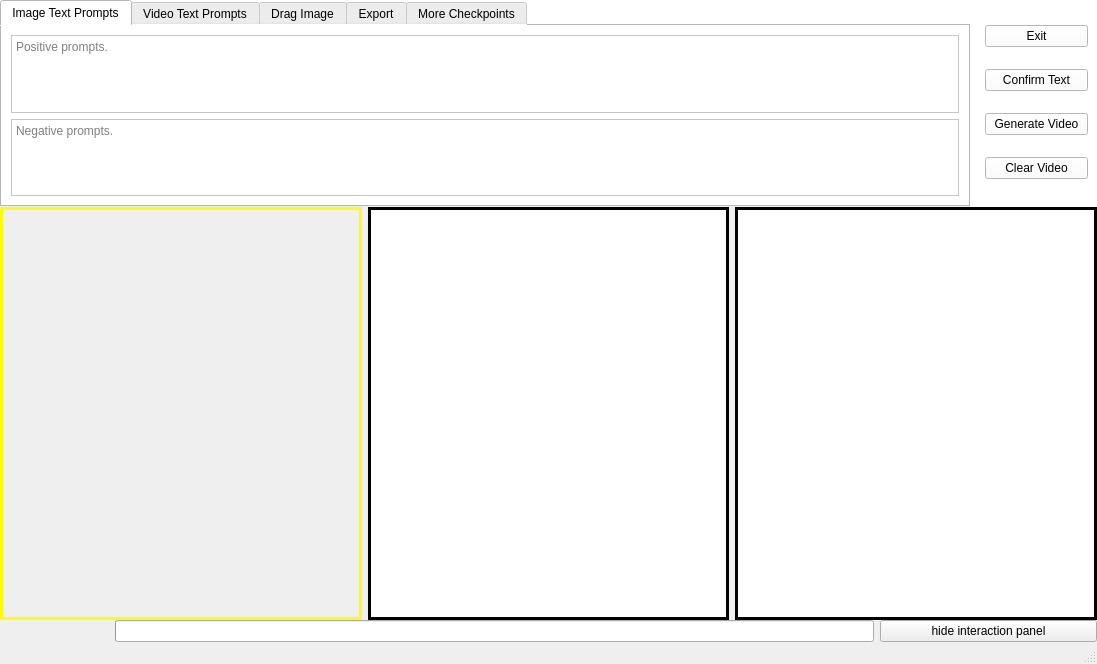
<?xml version="1.0" encoding="UTF-8"?>
<ui version="4.0">
 <class>MainWindow</class>
 <widget class="QMainWindow" name="MainWindow">
  <property name="geometry">
   <rect>
    <x>0</x>
    <y>0</y>
    <width>1097</width>
    <height>664</height>
   </rect>
  </property>
  <property name="windowTitle">
   <string>MainWindow</string>
  </property>
  <widget class="QWidget" name="centralwidget">
   <layout class="QVBoxLayout" name="verticalLayout" stretch="10,20,1">
    <property name="spacing">
     <number>0</number>
    </property>
    <property name="leftMargin">
     <number>0</number>
    </property>
    <property name="topMargin">
     <number>0</number>
    </property>
    <property name="rightMargin">
     <number>0</number>
    </property>
    <property name="bottomMargin">
     <number>0</number>
    </property>
    <item>
     <widget class="QWidget" name="controller" native="true">
      <property name="styleSheet">
       <string notr="true">background-color: rgb(255, 255, 255)</string>
      </property>
      <layout class="QHBoxLayout" name="horizontalLayout_2" stretch="8,1">
       <property name="leftMargin">
        <number>0</number>
       </property>
       <property name="topMargin">
        <number>0</number>
       </property>
       <property name="rightMargin">
        <number>0</number>
       </property>
       <property name="bottomMargin">
        <number>0</number>
       </property>
       <item>
        <widget class="QTabWidget" name="tabWidget">
         <property name="styleSheet">
          <string notr="true"/>
         </property>
         <property name="currentIndex">
          <number>0</number>
         </property>
         <widget class="QWidget" name="imageTextPromptTab">
          <attribute name="title">
           <string>Image Text Prompts</string>
          </attribute>
          <layout class="QVBoxLayout" name="verticalLayout_4" stretch="1,1">
           <item>
            <widget class="QTextEdit" name="imagePosPromptText">
             <property name="placeholderText">
              <string>Positive prompts.</string>
             </property>
            </widget>
           </item>
           <item>
            <widget class="QTextEdit" name="imageNegPromptText">
             <property name="placeholderText">
              <string>Negative prompts.</string>
             </property>
            </widget>
           </item>
          </layout>
         </widget>
         <widget class="QWidget" name="videoTextPromptTab">
          <attribute name="title">
           <string>Video Text Prompts</string>
          </attribute>
          <layout class="QVBoxLayout" name="verticalLayout_2" stretch="1,1">
           <property name="leftMargin">
            <number>11</number>
           </property>
           <property name="topMargin">
            <number>11</number>
           </property>
           <property name="rightMargin">
            <number>11</number>
           </property>
           <property name="bottomMargin">
            <number>11</number>
           </property>
           <item>
            <widget class="QTextEdit" name="videoPosPromptText">
             <property name="placeholderText">
              <string>Positive prompts.</string>
             </property>
            </widget>
           </item>
           <item>
            <widget class="QTextEdit" name="videoNegPromptText">
             <property name="placeholderText">
              <string>Negative prompts.</string>
             </property>
            </widget>
           </item>
          </layout>
         </widget>
         <widget class="QWidget" name="dragControlTab">
          <attribute name="title">
           <string>Drag Image</string>
          </attribute>
          <layout class="QHBoxLayout" name="horizontalLayout_3" stretch="1,1,1">
           <item>
            <widget class="QWidget" name="dragModelController" native="true">
             <layout class="QVBoxLayout" name="verticalLayout_5" stretch="1,1,1">
              <item>
               <widget class="QPushButton" name="dragModeOnButton">
                <property name="text">
                 <string>Drag Mode On</string>
                </property>
               </widget>
              </item>
              <item>
               <widget class="QPushButton" name="dragModeOffButton">
                <property name="text">
                 <string>Drag Mode Off</string>
                </property>
               </widget>
              </item>
              <item>
               <widget class="QComboBox" name="dragCheckpointBox"/>
              </item>
             </layout>
            </widget>
           </item>
           <item>
            <widget class="QWidget" name="dragDragController" native="true">
             <layout class="QVBoxLayout" name="verticalLayout_6" stretch="3,1">
              <property name="leftMargin">
               <number>0</number>
              </property>
              <property name="topMargin">
               <number>0</number>
              </property>
              <property name="rightMargin">
               <number>0</number>
              </property>
              <property name="bottomMargin">
               <number>0</number>
              </property>
              <item>
               <widget class="QWidget" name="dragDragButtons" native="true">
                <layout class="QGridLayout" name="gridLayout_2" rowstretch="1,1" columnstretch="1,1">
                 <property name="horizontalSpacing">
                  <number>7</number>
                 </property>
                 <item row="0" column="0">
                  <widget class="QPushButton" name="dragStartButton">
                   <property name="text">
                    <string>start</string>
                   </property>
                  </widget>
                 </item>
                 <item row="0" column="1">
                  <widget class="QPushButton" name="dragStopButton">
                   <property name="text">
                    <string>stop</string>
                   </property>
                  </widget>
                 </item>
                 <item row="1" column="0">
                  <widget class="QPushButton" name="dragAddPointButton">
                   <property name="text">
                    <string>add point</string>
                   </property>
                  </widget>
                 </item>
                 <item row="1" column="1">
                  <widget class="QPushButton" name="dragResetPointButton">
                   <property name="text">
                    <string>reset point</string>
                   </property>
                  </widget>
                 </item>
                </layout>
               </widget>
              </item>
              <item>
               <widget class="QWidget" name="dragStepViewer" native="true">
                <layout class="QHBoxLayout" name="horizontalLayout_4">
                 <item>
                  <widget class="QLabel" name="dragStepLabel">
                   <property name="text">
                    <string>steps: 0</string>
                   </property>
                   <property name="alignment">
                    <set>Qt::AlignCenter</set>
                   </property>
                  </widget>
                 </item>
                </layout>
               </widget>
              </item>
             </layout>
            </widget>
           </item>
           <item>
            <widget class="QWidget" name="dragMaskController" native="true">
             <layout class="QVBoxLayout" name="verticalLayout_7" stretch="1,1">
              <property name="leftMargin">
               <number>0</number>
              </property>
              <property name="topMargin">
               <number>0</number>
              </property>
              <property name="rightMargin">
               <number>0</number>
              </property>
              <property name="bottomMargin">
               <number>0</number>
              </property>
              <item>
               <widget class="QWidget" name="dragMaskButtons" native="true">
                <layout class="QGridLayout" name="gridLayout_3" rowstretch="1,1" columnstretch="1,1">
                 <item row="0" column="1">
                  <widget class="QPushButton" name="dragFixedAreaButton">
                   <property name="text">
                    <string>fixed area</string>
                   </property>
                  </widget>
                 </item>
                 <item row="0" column="0">
                  <widget class="QPushButton" name="dragFlexibleAreaButton">
                   <property name="text">
                    <string>flexible area</string>
                   </property>
                  </widget>
                 </item>
                 <item row="1" column="0">
                  <widget class="QPushButton" name="dragResetMaskButton">
                   <property name="text">
                    <string>reset mask</string>
                   </property>
                  </widget>
                 </item>
                 <item row="1" column="1">
                  <widget class="QCheckBox" name="dragShowMaskCheck">
                   <property name="text">
                    <string>show mask</string>
                   </property>
                  </widget>
                 </item>
                </layout>
               </widget>
              </item>
              <item>
               <widget class="QWidget" name="dragMaskBrush" native="true">
                <property name="sizePolicy">
                 <sizepolicy hsizetype="Ignored" vsizetype="Ignored">
                  <horstretch>0</horstretch>
                  <verstretch>0</verstretch>
                 </sizepolicy>
                </property>
                <layout class="QGridLayout" name="gridLayout_4" rowstretch="1,1" columnstretch="1,1,1,1">
                 <property name="sizeConstraint">
                  <enum>QLayout::SetDefaultConstraint</enum>
                 </property>
                 <item row="1" column="3">
                  <widget class="QLabel" name="dragMotionLambdaLabel">
                   <property name="text">
                    <string>Lambda</string>
                   </property>
                  </widget>
                 </item>
                 <item row="0" column="3">
                  <widget class="QLabel" name="dragMaskBrushRadiusLabel">
                   <property name="text">
                    <string>Radius</string>
                   </property>
                  </widget>
                 </item>
                 <item row="0" column="1">
                  <widget class="QPushButton" name="dragMaskBrushRadiusMinusButton">
                   <property name="text">
                    <string>-</string>
                   </property>
                  </widget>
                 </item>
                 <item row="1" column="2">
                  <widget class="QPushButton" name="dragMotionLambdaAddButton">
                   <property name="text">
                    <string>+</string>
                   </property>
                  </widget>
                 </item>
                 <item row="0" column="2">
                  <widget class="QPushButton" name="dragMaskBrushRadiusAddButton">
                   <property name="sizePolicy">
                    <sizepolicy hsizetype="Minimum" vsizetype="Fixed">
                     <horstretch>0</horstretch>
                     <verstretch>0</verstretch>
                    </sizepolicy>
                   </property>
                   <property name="text">
                    <string>+</string>
                   </property>
                  </widget>
                 </item>
                 <item row="1" column="1">
                  <widget class="QPushButton" name="dragMotionLambdaMinusButton">
                   <property name="text">
                    <string>-</string>
                   </property>
                  </widget>
                 </item>
                 <item row="0" column="0">
                  <widget class="QLabel" name="dragMaskBrushRadiusText">
                   <property name="text">
                    <string>50</string>
                   </property>
                  </widget>
                 </item>
                 <item row="1" column="0">
                  <widget class="QLabel" name="dragMotionLambdaText">
                   <property name="text">
                    <string>20</string>
                   </property>
                  </widget>
                 </item>
                </layout>
               </widget>
              </item>
             </layout>
            </widget>
           </item>
          </layout>
         </widget>
         <widget class="QWidget" name="exportTab">
          <attribute name="title">
           <string>Export</string>
          </attribute>
          <layout class="QHBoxLayout" name="horizontalLayout_6" stretch="2,5">
           <item>
            <widget class="QWidget" name="exportButtons" native="true">
             <layout class="QVBoxLayout" name="verticalLayout_8">
              <item>
               <widget class="QPushButton" name="exportCapturedImageButton">
                <property name="text">
                 <string>Export Captured Image</string>
                </property>
               </widget>
              </item>
              <item>
               <widget class="QPushButton" name="exportGeneratedImageButton">
                <property name="text">
                 <string>Export Genrated Image</string>
                </property>
               </widget>
              </item>
              <item>
               <widget class="QPushButton" name="exportGeneratedVideoButton">
                <property name="text">
                 <string>Export Generated Video</string>
                </property>
               </widget>
              </item>
             </layout>
            </widget>
           </item>
           <item>
            <widget class="QWidget" name="exportSettings" native="true">
             <layout class="QGridLayout" name="gridLayout" rowstretch="1,1" columnstretch="1,2">
              <item row="0" column="0">
               <widget class="QLabel" name="videoPreviewResolutionLabel">
                <property name="text">
                 <string>Video Preview Resolution: </string>
                </property>
                <property name="alignment">
                 <set>Qt::AlignRight|Qt::AlignTrailing|Qt::AlignVCenter</set>
                </property>
               </widget>
              </item>
              <item row="0" column="1">
               <widget class="QComboBox" name="videoPreviewResolutionBox"/>
              </item>
              <item row="1" column="0">
               <widget class="QLabel" name="videoExportResolutionLabel">
                <property name="text">
                 <string>Video Export Resolution: </string>
                </property>
                <property name="alignment">
                 <set>Qt::AlignRight|Qt::AlignTrailing|Qt::AlignVCenter</set>
                </property>
               </widget>
              </item>
              <item row="1" column="1">
               <widget class="QComboBox" name="videoExportResolutionBox"/>
              </item>
             </layout>
            </widget>
           </item>
          </layout>
         </widget>
         <widget class="QWidget" name="moreCheckpointsTab">
          <attribute name="title">
           <string>More Checkpoints</string>
          </attribute>
          <layout class="QHBoxLayout" name="horizontalLayout_7" stretch="3,3,1">
           <item>
            <widget class="QWidget" name="i2iCheckpoints" native="true">
             <layout class="QVBoxLayout" name="verticalLayout_9" stretch="1,1,1,1">
              <property name="spacing">
               <number>7</number>
              </property>
              <property name="leftMargin">
               <number>11</number>
              </property>
              <property name="topMargin">
               <number>11</number>
              </property>
              <property name="rightMargin">
               <number>11</number>
              </property>
              <property name="bottomMargin">
               <number>11</number>
              </property>
              <item>
               <widget class="QLabel" name="i1iBodyLabel">
                <property name="sizePolicy">
                 <sizepolicy hsizetype="Preferred" vsizetype="Fixed">
                  <horstretch>0</horstretch>
                  <verstretch>0</verstretch>
                 </sizepolicy>
                </property>
                <property name="text">
                 <string>Image-to-Image Body</string>
                </property>
               </widget>
              </item>
              <item>
               <widget class="QComboBox" name="i2iBodyBox"/>
              </item>
              <item>
               <widget class="QLabel" name="i2iLoraLabel">
                <property name="sizePolicy">
                 <sizepolicy hsizetype="Preferred" vsizetype="Fixed">
                  <horstretch>0</horstretch>
                  <verstretch>0</verstretch>
                 </sizepolicy>
                </property>
                <property name="text">
                 <string>Image-to-Image LoRA</string>
                </property>
               </widget>
              </item>
              <item>
               <widget class="QComboBox" name="i2iLoraBox"/>
              </item>
             </layout>
            </widget>
           </item>
           <item>
            <widget class="QWidget" name="i2vCheckpoints" native="true">
             <layout class="QVBoxLayout" name="verticalLayout_10" stretch="1,1,1,1">
              <property name="spacing">
               <number>7</number>
              </property>
              <property name="leftMargin">
               <number>11</number>
              </property>
              <property name="topMargin">
               <number>11</number>
              </property>
              <property name="rightMargin">
               <number>11</number>
              </property>
              <property name="bottomMargin">
               <number>11</number>
              </property>
              <item>
               <widget class="QLabel" name="i2vUNetLabel">
                <property name="sizePolicy">
                 <sizepolicy hsizetype="Preferred" vsizetype="Fixed">
                  <horstretch>0</horstretch>
                  <verstretch>0</verstretch>
                 </sizepolicy>
                </property>
                <property name="text">
                 <string>Image-to-Video UNet</string>
                </property>
               </widget>
              </item>
              <item>
               <widget class="QComboBox" name="i2vUNetBox"/>
              </item>
              <item>
               <widget class="QLabel" name="i2vDreamboothLabel">
                <property name="sizePolicy">
                 <sizepolicy hsizetype="Preferred" vsizetype="Fixed">
                  <horstretch>0</horstretch>
                  <verstretch>0</verstretch>
                 </sizepolicy>
                </property>
                <property name="text">
                 <string>Image-to-Video DreamBooth</string>
                </property>
                <property name="textFormat">
                 <enum>Qt::AutoText</enum>
                </property>
               </widget>
              </item>
              <item>
               <widget class="QComboBox" name="i2vDreamboothBox">
                <property name="sizePolicy">
                 <sizepolicy hsizetype="Preferred" vsizetype="Fixed">
                  <horstretch>0</horstretch>
                  <verstretch>0</verstretch>
                 </sizepolicy>
                </property>
               </widget>
              </item>
             </layout>
            </widget>
           </item>
           <item>
            <widget class="QWidget" name="confirmCheckpoints" native="true">
             <layout class="QVBoxLayout" name="verticalLayout_11">
              <property name="leftMargin">
               <number>11</number>
              </property>
              <property name="topMargin">
               <number>0</number>
              </property>
              <property name="rightMargin">
               <number>11</number>
              </property>
              <property name="bottomMargin">
               <number>0</number>
              </property>
              <item>
               <widget class="QPushButton" name="confirmCheckpointsButton">
                <property name="text">
                 <string>Confirm</string>
                </property>
               </widget>
              </item>
             </layout>
            </widget>
           </item>
          </layout>
         </widget>
        </widget>
       </item>
       <item>
        <widget class="QWidget" name="basicController" native="true">
         <property name="styleSheet">
          <string notr="true"/>
         </property>
         <layout class="QVBoxLayout" name="verticalLayout_3" stretch="1,1,1,1">
          <item>
           <widget class="QPushButton" name="exitButton">
            <property name="styleSheet">
             <string notr="true"/>
            </property>
            <property name="text">
             <string>Exit</string>
            </property>
            <property name="default">
             <bool>false</bool>
            </property>
            <property name="flat">
             <bool>false</bool>
            </property>
           </widget>
          </item>
          <item>
           <widget class="QPushButton" name="confirmTextPromptButton">
            <property name="styleSheet">
             <string notr="true"/>
            </property>
            <property name="text">
             <string>Confirm Text</string>
            </property>
           </widget>
          </item>
          <item>
           <widget class="QPushButton" name="generateVideoButton">
            <property name="text">
             <string>Generate Video</string>
            </property>
           </widget>
          </item>
          <item>
           <widget class="QPushButton" name="clearVideoButton">
            <property name="text">
             <string>Clear Video</string>
            </property>
           </widget>
          </item>
         </layout>
        </widget>
       </item>
      </layout>
     </widget>
    </item>
    <item>
     <widget class="QWidget" name="viewer" native="true">
      <layout class="QHBoxLayout" name="horizontalLayout" stretch="1,1,1">
       <property name="leftMargin">
        <number>0</number>
       </property>
       <property name="topMargin">
        <number>0</number>
       </property>
       <property name="rightMargin">
        <number>0</number>
       </property>
       <property name="bottomMargin">
        <number>0</number>
       </property>
       <item>
        <widget class="QWidget" name="imgCapture" native="true">
         <property name="styleSheet">
          <string notr="true">border: 3px solid yellow</string>
         </property>
        </widget>
       </item>
       <item>
        <widget class="QLabel" name="imgOutput">
         <property name="sizePolicy">
          <sizepolicy hsizetype="Ignored" vsizetype="Ignored">
           <horstretch>0</horstretch>
           <verstretch>0</verstretch>
          </sizepolicy>
         </property>
         <property name="styleSheet">
          <string notr="true">border: 3px solid black; background-color: white</string>
         </property>
         <property name="text">
          <string/>
         </property>
        </widget>
       </item>
       <item>
        <widget class="QLabel" name="videoOutput">
         <property name="sizePolicy">
          <sizepolicy hsizetype="Ignored" vsizetype="Ignored">
           <horstretch>0</horstretch>
           <verstretch>0</verstretch>
          </sizepolicy>
         </property>
         <property name="styleSheet">
          <string notr="true">border: 3px solid black; background-color: white</string>
         </property>
         <property name="text">
          <string/>
         </property>
        </widget>
       </item>
      </layout>
     </widget>
    </item>
    <item>
     <widget class="QWidget" name="progress" native="true">
      <layout class="QHBoxLayout" name="horizontalLayout_5" stretch="1,7,2">
       <property name="leftMargin">
        <number>0</number>
       </property>
       <property name="topMargin">
        <number>0</number>
       </property>
       <property name="rightMargin">
        <number>0</number>
       </property>
       <property name="bottomMargin">
        <number>0</number>
       </property>
       <item>
        <widget class="QLabel" name="progressNameText">
         <property name="text">
          <string/>
         </property>
         <property name="alignment">
          <set>Qt::AlignCenter</set>
         </property>
        </widget>
       </item>
       <item>
        <widget class="QProgressBar" name="progressBar">
         <property name="value">
          <number>0</number>
         </property>
         <property name="textVisible">
          <bool>false</bool>
         </property>
        </widget>
       </item>
       <item>
        <widget class="QPushButton" name="hideControllerButton">
         <property name="text">
          <string>hide interaction panel</string>
         </property>
        </widget>
       </item>
      </layout>
     </widget>
    </item>
   </layout>
  </widget>
  <widget class="QMenuBar" name="menubar">
   <property name="geometry">
    <rect>
     <x>0</x>
     <y>0</y>
     <width>1097</width>
     <height>26</height>
    </rect>
   </property>
  </widget>
  <widget class="QStatusBar" name="statusbar"/>
 </widget>
 <resources/>
 <connections/>
</ui>
